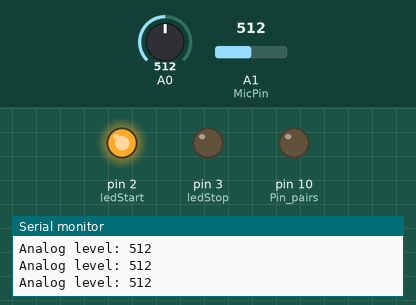
Simulated run of this sketch. Board: Arduino Uno, built for the host (arithmetic inside an expression is 32-bit, double 64-bit). Shown: output pins drawn as LEDs (lit = HIGH), the last lines printed to the serial monitor. Inputs (shaded band) come from the test bench; at power-on: A1 (MicPin) = 512, A0 = 512. Storage starts empty; EEPROM starts erased.

Above: at 1.2 s.
1.3 s: A1 (MicPin) set to 986
2.8 s: A1 (MicPin) set to 1010
At 3.3 s:
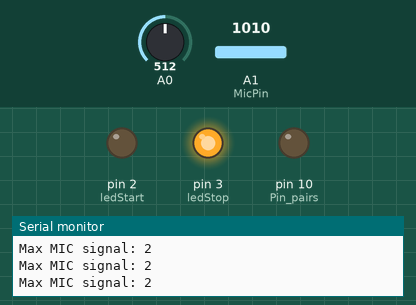
Timing chart, 0 to 9.5 s (numbered marks = the images above; inputs shaded):
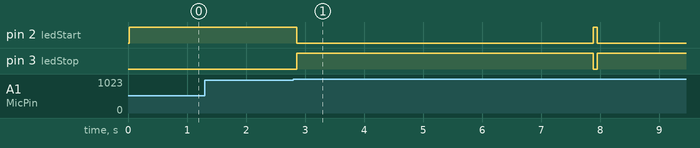

Measured:
- the behaviour switches between 999 and 1000 on A1 (MicPin) (found by bisection; images 0 and 1)
- after the input at 2.8 s, pin 2 (ledStart): HIGH → LOW after 0.06 s, → HIGH 5.0 s later, → LOW 0.07 s later; pin 3 (ledStop): LOW → HIGH after 0.06 s, → LOW 5.0 s later, → HIGH 0.07 s later

The sketch:

Recording2.ino
```cpp
/*
This sketch demonstrates recording of standard WAV files that can be played on any device that supports WAVs. The recording
uses a single ended input from any of the analog input pins. Uses AVCC (5V) reference currently.

Requirements:
Class 4 or 6 SD Card
Audio Input Device (Microphone, etc)
Arduino Uno,Nano, Mega, etc.

Steps:
1. Edit pcmConfig.h
    a: On Uno or non-mega boards, #define buffSize 128. May need to increase.
    b: Uncomment #define ENABLE_RECORDING and #define BLOCK_COUNT 10000UL

2. Usage is as below. See <a href="https://github.com/TMRh20/TMRpcm/wiki/Advanced-Features#wiki-recording-audio" title="https://github.com/TMRh20/TMRpcm/wiki/Advanced-Features#wiki-recording-audio" rel="nofollow">https://github.com/TMRh20/TMRpcm/wiki/Advanced-Features#wiki-recording-a...</a> for
   additional informaiton.

Notes: Recording will not work in Multi Mode.
Performance is very dependant on SD write speed, and memory used.
Better performance may be seen using the SdFat library. See included example for usage.
Running the Arduino from a battery or filtered power supply will reduce noise.
*/

#include <SD.h>
#include <SPI.h>
#include <TMRpcm.h>
#include <EEPROM.h>

#define ENABLE_DEBUG        //Включение вывода отладочной информации через Serial. Только для отладки! Закоментировать эту строку перед заливкой в готовое устройство!

#define SD_ChipSelectPin 10  //

#define ledStart 2         /* PIN LED Start */
#define ledStop 3          /* PIN LED Stop */
#define MicPin A1          // Аналоговый пин, к которму подключен микрофон

char NameRecord[10];        // Имя нового - записываемого файла на SD-карту
int RecordNumber;           // Номер записи - храним в EEPROM. в диапазоне от 0 до 32767
byte Recording = 0;         // Переменная определяет идет сейчас запись или нет
                            //-----------------------------------------------
int RecInterval = 5;        //! Минимальная продолжительность записи в секундах !
                            //-----------------------------------------------
unsigned long TimeInterval = 0; // Переменная для вычисления времени
int MaxAnalogPinValue = 1000;   // Уровень сигнала на аналоговом входе при котором произойдет старт записи
                                // Значение подбирается индивидуально! (100 - 1023)
int SaveADC1 = 0;
int SaveADC2 = 0;

unsigned int sample;
unsigned int signalMax = 0;
unsigned int signalMin = 256;
unsigned int peakToPeak = 0;
#define peakToPeakMinLevel 200   // Уровень срабатывания на звук. Значение подбирается индивидуально!
                                // Максимальное значение - 255

TMRpcm audio;   // create an object for use in this sketch

void setup() {
    #if defined (ENABLE_DEBUG)
        Serial.begin(9600);
    #endif

    pinMode(ledStart, OUTPUT);
    pinMode(ledStop, OUTPUT);
    //audio.speakerPin = 11; //5,6,11 or 46 on Mega, 9 on Uno, Nano, etc
    pinMode(10,OUTPUT);  //Pin pairs: 9,10 Mega: 5-2,6-7,11-12,46-45

    if (!SD.begin(SD_ChipSelectPin)) {
        digitalWrite(ledStop, LOW);
        digitalWrite(ledStart, LOW);
        return;
    }else{
        digitalWrite(ledStop, LOW);
        digitalWrite(ledStart, HIGH);
    }
    analogReference(EXTERNAL);
    // The audio library needs to know which CS pin to use for recording
    audio.CSPin = SD_ChipSelectPin;

    RecordNumber = EEPROM.read(0);
    RecInterval = RecInterval * 1000;
}


void loop() {
    if (Recording == 0){
        int AnR = analogRead(MicPin);
        #if defined (ENABLE_DEBUG)
            Serial.print("Analog level: ");
            Serial.println(AnR);
        #endif
        if (AnR >= MaxAnalogPinValue) {
            #if defined (ENABLE_DEBUG)
                Serial.print("Start recording! File: ");
                Serial.print(RecordNumber+1);
                Serial.println(".wav");
            #endif
            StartRec();
        }
    }

    if (Recording == 1){
        sample = ADCH;
        if (sample < 256)
        {
            if (sample > signalMax)
            {
                signalMax = sample;  // save just the max levels
            }
            else if (sample < signalMin)
            {
                signalMin = sample;  // save just the min levels
            }
        }
        #if defined (ENABLE_DEBUG)
            Serial.print("Max MIC signal: ");
            Serial.println(signalMax);
        #endif
        if (millis() - TimeInterval >= RecInterval) {
            peakToPeak = signalMax - signalMin;
            signalMax = 0;
            signalMin = 256;
            #if defined (ENABLE_DEBUG)
                Serial.print("peakToPeak = ");
                Serial.println(peakToPeak);
            #endif
            if (peakToPeak < peakToPeakMinLevel) {
                analogRead(MicPin);
                StopRec();
                #if defined (ENABLE_DEBUG)
                    Serial.println("Recording stopped");
                #endif
            }else{
                TimeInterval = millis()-1;
                #if defined (ENABLE_DEBUG)
                    Serial.println("Continue recording...");
                #endif
            }
        }
    }
}

void StartRec() {                   // begin recording process
    SaveADC1 = ADCSRA;
    SaveADC2 = ADCSRB;
    Recording = 1;
    digitalWrite(ledStop, HIGH);
    digitalWrite(ledStart, LOW);
    RecordNumber++;
    if (RecordNumber > 32766)RecordNumber = 0;      // небольшое огриничение в номерации файлов
    EEPROM.write(0, RecordNumber);                  // Сохранение в EEPROM номера последнего аудиофайла
    TimeInterval = millis();                        // Запоминаем  millis для отсчета времени записи
    sprintf(NameRecord,"%d.wav", RecordNumber);     // создаем название файла из номера и расширения ".wav"
    audio.startRecording(NameRecord, 16000, MicPin, 0);// Старт записи
}

void StopRec() {                    // stop recording process, close file
    audio.stopRecording(NameRecord);// Стоп записи
    digitalWrite(ledStop, LOW);
    digitalWrite(ledStart, HIGH);
    Recording = 0;
    ADCSRA = SaveADC1;
    ADCSRB = SaveADC2;
}
```
